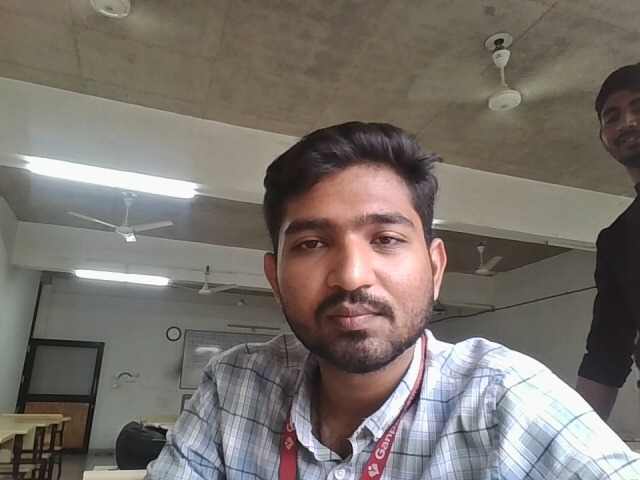
#> input picture backend/known_faces/22012021010.jpg, 640 x 480 px, given in place of the camera
$ python test_face_recognition.py
#> lines starting #> are read from the running program, lines starting #| are printed output that depends on the picture; after the words box and inside, x2 and y2 are one past the last pixel; in counts of white or black regions, pixels touching at a corner belong together
#> the answer given: 1
#> the answer given: backend/known_faces/22012021010.jpg
import cv2
import numpy as np
import os
from datetime import datetime

# Constants
KNOWN_FACES_DIR = 'known_faces'
FACE_SIZE = (200, 200)
THRESHOLD = 60

# Ensure directories exist
os.makedirs(KNOWN_FACES_DIR, exist_ok=True)

# Initialize face detector and recognizer
face_cascade = cv2.CascadeClassifier(cv2.data.haarcascades + 'haarcascade_frontalface_default.xml')
recognizer = cv2.face.LBPHFaceRecognizer_create()

def register_face(name):
    """Register a new face"""
#> called with name = 'backend/known_faces/22012021010.jpg'
    cap = cv2.VideoCapture(0)
    print(f"Registering face for {name}. Press SPACE to capture, ESC to cancel.")

    while True:
        ret, frame = cap.read()
#> frame is the input picture: shape (480, 640, 3); mean B, G, R 107.4, 113.6, 120.4
        if not ret:
            break

        gray = cv2.cvtColor(frame, cv2.COLOR_BGR2GRAY)
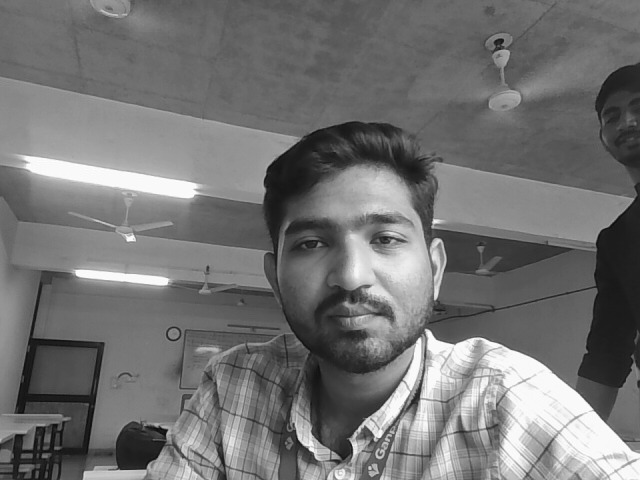
#> gray: shape (480, 640); min 5, max 255, mean 114.9
        faces = face_cascade.detectMultiScale(gray, 1.2, 5)
#> faces = [[257, 167, 191, 191]]

        for (x, y, w, h) in faces:
            cv2.rectangle(frame, (x, y), (x+w, y+h), (0, 255, 0), 2)
#> this loop made 1 pass
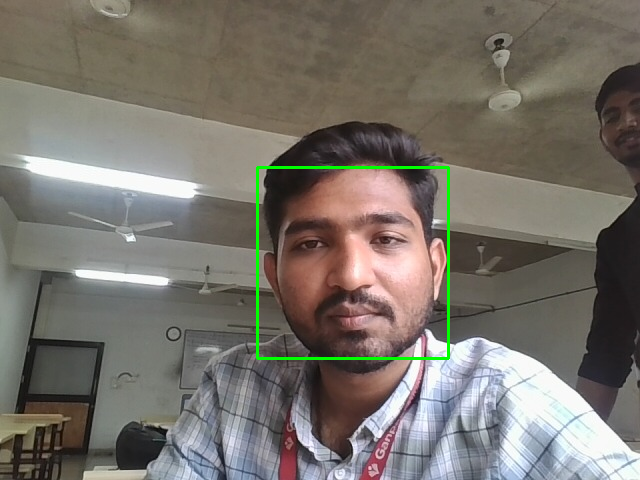
#> frame: shape (480, 640, 3); 0.74% of pixels changed, all inside (x1, y1, x2, y2) = (256, 166, 450, 360)

        cv2.imshow('Face Registration', frame)

        key = cv2.waitKey(1) & 0xFF
#> (key q is pressed here)
        if key == 27:  # ESC
            print("Registration cancelled")
            break
        elif key == 32:  # SPACE
            if len(faces) == 1:
                face_img = gray[y:y+h, x:x+w]
                face_resized = cv2.resize(face_img, FACE_SIZE)
                filename = f"{name}_{datetime.now().strftime('%Y%m%d_%H%M%S')}.jpg"
                cv2.imwrite(os.path.join(KNOWN_FACES_DIR, filename), face_resized)
                print(f"Face registered successfully as {filename}")
                break
            else:
                print("Please ensure only one face is visible")

    cap.release()
    cv2.destroyAllWindows()
    train_recognizer()

def train_recognizer():
    """Train the face recognizer with all registered faces"""
    faces = []
    labels = []
    label_map = {}

    for idx, filename in enumerate(os.listdir(KNOWN_FACES_DIR)):
        if filename.lower().endswith(('.jpg', '.jpeg', '.png')):
            path = os.path.join(KNOWN_FACES_DIR, filename)
            img = cv2.imread(path, cv2.IMREAD_GRAYSCALE)
            if img is None:
                continue
            faces.append(cv2.resize(img, FACE_SIZE))
            labels.append(idx)
            label_map[idx] = os.path.splitext(filename)[0].split('_')[0]

    if len(faces) > 0:
        recognizer.train(faces, np.array(labels))
        print(f"Recognizer trained with {len(faces)} faces")
    return label_map

def recognize_faces():
    """Recognize faces in real-time"""
    label_map = train_recognizer()
    if not label_map:
        print("No faces registered. Please register faces first.")
        return

    cap = cv2.VideoCapture(0)
    print('Press Q to quit.')

    while True:
        ret, frame = cap.read()
        if not ret:
            break

        gray = cv2.cvtColor(frame, cv2.COLOR_BGR2GRAY)
        faces = face_cascade.detectMultiScale(gray, 1.2, 5)

        for (x, y, w, h) in faces:
            face_img = gray[y:y+h, x:x+w]
            face_resized = cv2.resize(face_img, FACE_SIZE)

            try:
                pred_label, confidence = recognizer.predict(face_resized)
                name = label_map.get(pred_label, 'Unknown')
                color = (0, 255, 0) if confidence < THRESHOLD else (0, 0, 255)
                label_text = f"{name} ({confidence:.1f})" if confidence < THRESHOLD else "Unknown"
            except:
                color = (0, 0, 255)
                label_text = "Unknown"

            cv2.rectangle(frame, (x, y), (x+w, y+h), color, 2)
            cv2.putText(frame, label_text, (x, y-10), cv2.FONT_HERSHEY_SIMPLEX, 0.8, color, 2)

        cv2.imshow('Face Recognition', frame)
        if cv2.waitKey(1) & 0xFF == ord('q'):
            break

    cap.release()
    cv2.destroyAllWindows()

if __name__ == '__main__':
    while True:
        print("\nFace Recognition System")
        print("1. Register new face")
        print("2. Start recognition")
        print("3. Exit")
#> (the run stopped early here; a loop or call above may not have finished)
